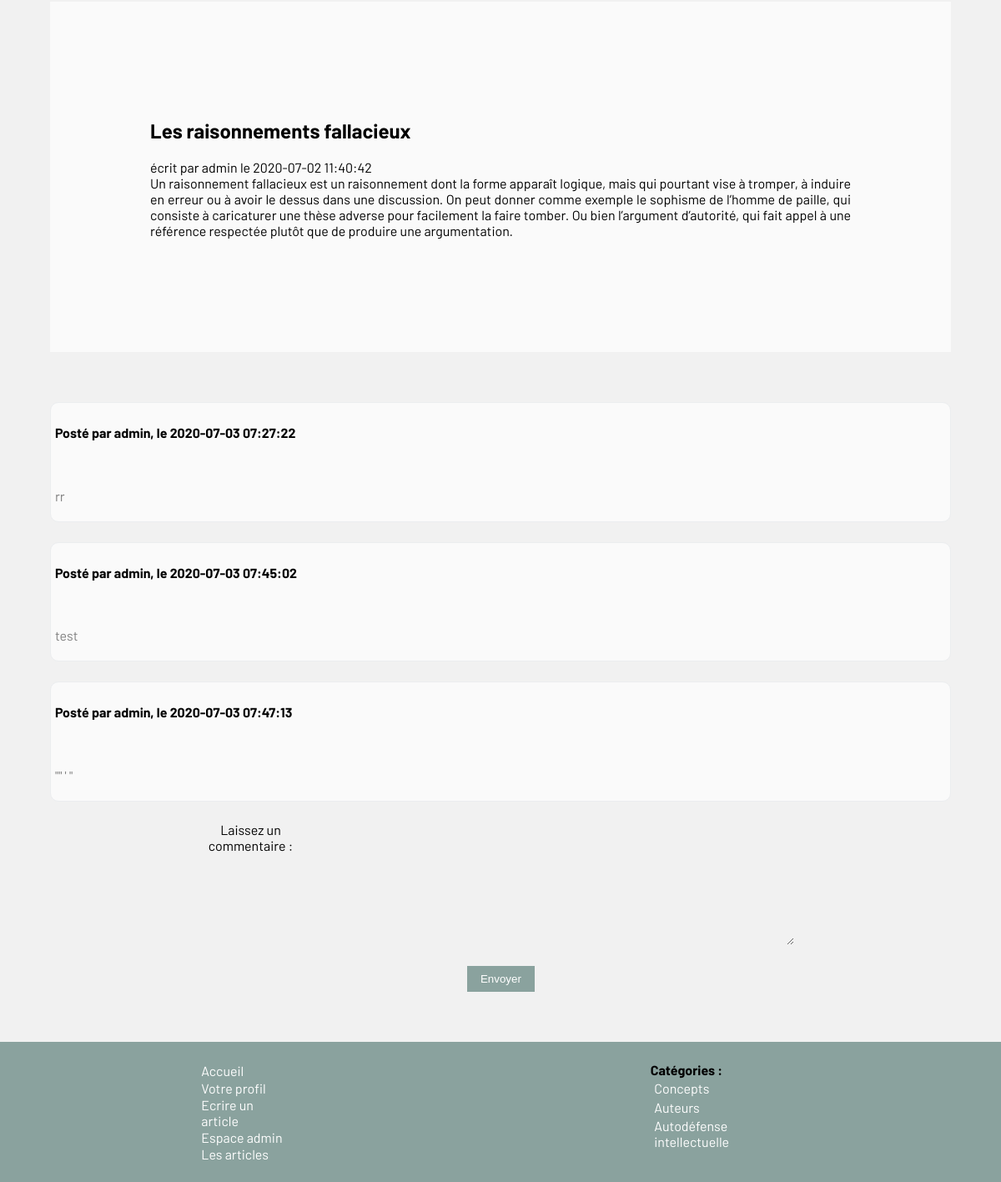
Before: /article.php?id=12 (signed in, lower part) with the older database file.
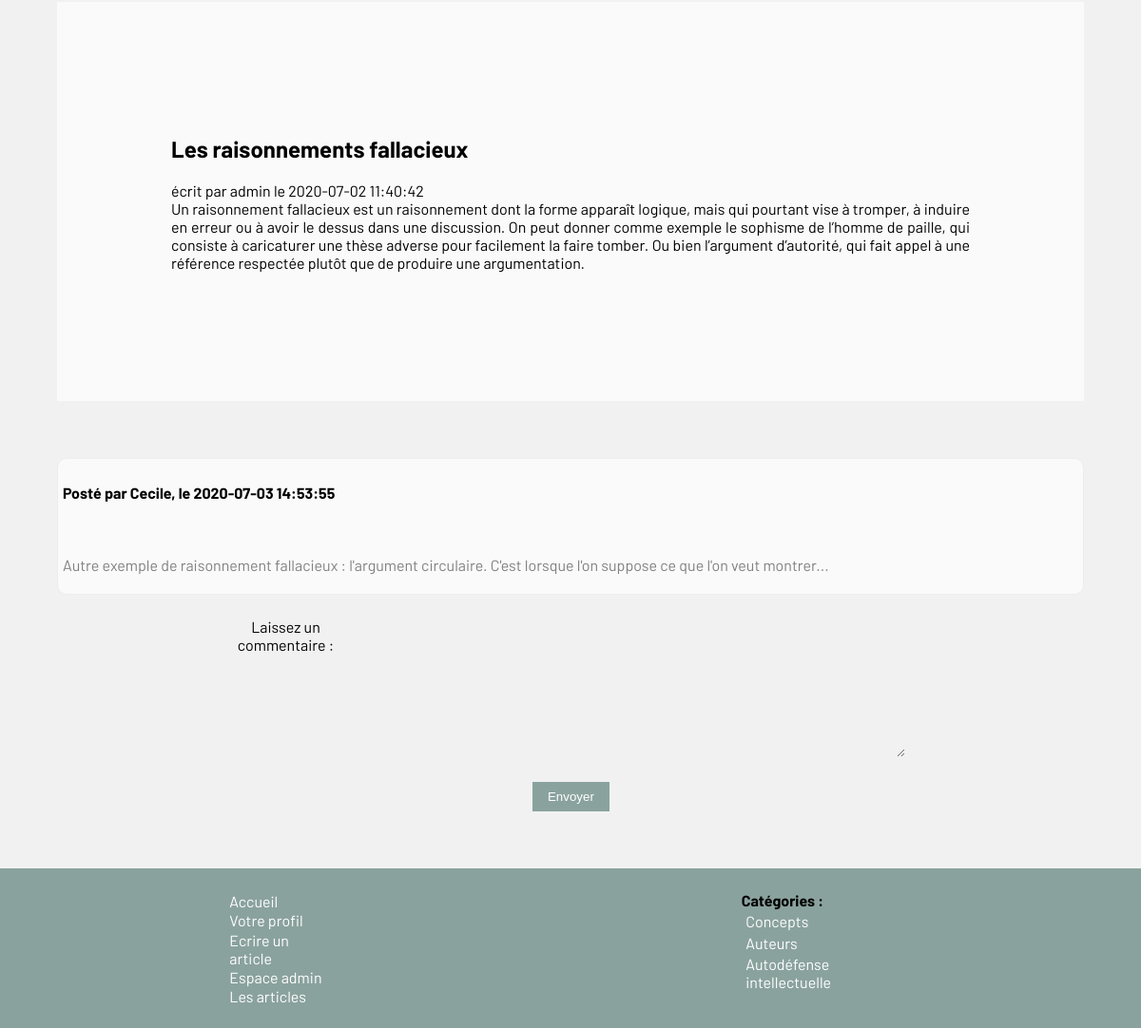
After: the same page with the newer database file.
### tables this page shows
CREATE TABLE IF NOT EXISTS `articles` (
  `id` int(11) NOT NULL AUTO_INCREMENT,
  `article` text NOT NULL,
  `id_utilisateur` int(11) NOT NULL,
  `id_categorie` int(11) NOT NULL,
  `date` timestamp NOT NULL,
  `titre` varchar(255) NOT NULL,
  PRIMARY KEY (`id`)
);

CREATE TABLE IF NOT EXISTS `utilisateurs` (
  `id` int(11) NOT NULL AUTO_INCREMENT,
  `login` varchar(255) NOT NULL,
  `password` varchar(255) NOT NULL,
  `email` varchar(255) NOT NULL,
  `id_droits` int(11) NOT NULL,
  PRIMARY KEY (`id`)
);

CREATE TABLE IF NOT EXISTS `commentaires` (
  `id` int(11) NOT NULL AUTO_INCREMENT,
  `commentaire` varchar(1024) NOT NULL,
  `id_article` int(11) NOT NULL,
  `id_utilisateur` int(11) NOT NULL,
  `date` timestamp NOT NULL,
  PRIMARY KEY (`id`)
);

CREATE TABLE IF NOT EXISTS `categories` (
  `id` int(11) NOT NULL AUTO_INCREMENT,
  `nom` varchar(80) NOT NULL,
  PRIMARY KEY (`id`)
);

### article.php (the view, shortened to what this page needs)
<!DOCTYPE html>
<html>
    <head>
    	<link href="css/style.css" rel="stylesheet" />
      <link rel="stylesheet" href="css/form.css">
    </head>
      <?php  include('includes/header.php') ?>
    <body>
      <div class="article">
        <?php
        if(isset($_GET['id']))
        {
          $req = $bdd->prepare('SELECT login, titre, article, date FROM articles, utilisateurs
                  WHERE utilisateurs.id = articles.id_utilisateur AND articles.id  = ?');
          $req->execute(array($_GET['id']));
          while ($donnees = $req->fetch())
          {
          ?>
            <div class="card_article">
              <h2><?php echo htmlspecialchars($donnees['titre']); ?></h2>
                écrit par <?php echo htmlspecialchars($donnees['login']);?>
                le <?php echo $donnees['date']; ?><br>
              <?php echo htmlspecialchars($donnees['article']); ?></p>
            </div>
          <?php
          }
        }
        ?>
        <?php
        $req = $bdd->prepare('SELECT * FROM commentaires, utilisateurs
          WHERE commentaires.id_utilisateur = utilisateurs.id AND id_article = ?');
        $req->execute(array($_GET['id']));
        while ($donnees = $req->fetch())
        {
        ?>
            <div class="card_commentaire">
              <h4> Posté par <?php echo htmlspecialchars($donnees['login']); ?>,
                le <?php echo $donnees['date']; ?></h4><br>
              <p class="commentaire"><?php echo htmlspecialchars($donnees['commentaire']); ?></p>
            </div>
        <?php
        }
        ?>
        <?php if(isset($_SESSION['login'])){
          ?> <form class="form_commentaire" action="article.php?id=<?php echo $_GET['id']; ?>" method="post" name="commentaire">
            <div class="ajout_commentaire">
              <label> Laissez un commentaire :</label>
              <textarea id = "commentaire" name="commentaire" value="" rows="5" cols="73"></textarea>
            </div>
            <div class="submit_commentaire">
              <input id="bouton_commentaire" type="submit" value="Envoyer">
            </div>
          </form>
        </div>
        <?php } ?>
      <?php include("includes/footer.php");?>
    </body>
</html>

### includes/header.php (shortened to what this page needs)
<!DOCTYPE html>
<html lang="fr" dir="ltr">
  <head>
    <link rel="stylesheet" href="../css/style.css">
  </head>
  <body>
  </body>
</html>

### includes/footer.php (shortened to what this page needs)
<?php
    try
    {
    	$bdd = new PDO('mysql:host=localhost;dbname=blog;charset=utf8', 'root', '');
    }
    catch (Exception $e)
    {
            die('Erreur : ' . $e->getMessage());
    }
?>
<!DOCTYPE html>
<html lang="fr" dir="ltr">
  <head>
    <link rel="stylesheet" href="css/style.css">
  </head>
  <body>
    <?php
        if (isset($_SESSION['login'])) {
            if ($_SESSION['id_droits']== 1) {
              ?>
              <div class="navbar_bottom">
                <a href="index.php"><center>Accueil</center></a>
                <a href="profil.php"> Votre profil <i> <?php $_SESSION['login'] ?></i></a>
                <a href="articles.php"> Articles  </a>
                <?php   $reponse = $bdd->query('SELECT * FROM categories');
                 while ($donnees = $reponse->fetch())
                 {
                   ?>
                    <a href="">
                   <?php echo $donnees['nom'];
                  }
                  ?><a/>
              </div>
                <?php
                }elseif ($_SESSION['id_droits']== 1337){ ?>
                  <div class="navbar_bottom">
                    <div class="liste_footer">
                      <a href="index.php">Accueil</a>
                      <a href="profil.php"> Votre profil <i><?php $_SESSION['login'] ?></i></a>
                      <a href="creer-article.php"> Ecrire un article </a>
                      <a href="admin.php"> Espace admin </a>
                      <a href="articles.php"> Les articles </a>
                    </div>
                    <div class="liste_categories">
                      <strong> Catégories : </strong>
                      <?php   $reponse = $bdd->query('SELECT * FROM categories');
                      while ($donnees = $reponse->fetch())
                      {
                      ?>
                      <a href="articles.php?categorie=<?php echo $donnees['id'];
                      ?>" class="link_categorie"> <?php  echo " ". $donnees['nom']; }?> </a>
                    </div>
                  </div>
                <?php  }
              }  ?>
  </body>
</html>

### css/style.css (style rules this page uses)
body { background: #f1f1f1; font-family: 'Barlow', sans-serif; margin: auto; padding: auto; }
html { height: 100%; }
body { min-height: 100%; margin: 0; padding: 0; }
.container_admin h1, { text-align: center; }
input { padding: 0.5%; margin: 0.5%; }
.link_categorie { text-decoration: none; background-color: #8AA29E; color: white; padding: 0.5%; }
.article { text-align: center; }
.card_article { background-color: #FAFAFA; padding: 10%; margin: 5%; text-align: justify; }
.card_commentaire { background-color: #FAFAFA; padding: 5px; margin: 2% 5% 2% 5%; text-align: left; border-radius:10px; border: 1px solid #EBEDEF; }
.commentaire { color: grey; }
.navbar_bottom { display: flex; flex-direction: row; justify-content: space-around; background-color: #8AA29E; padding: 2%; margin-top:5%; }
.navbar_bottom a { color: white; text-decoration: none; background-color: #8AA29E; margin: 1% 2% 0 2%; display: flex; flex-direction: column; }
.liste_categories { display: flex; flex-direction: column; }
.liste_footer { display: flex; flex-direction: column; }

### css/form.css (style rules this page uses)
form { display: flex; flex-direction: column; align-items: center; margin: 1%; }
label { display:block; float:left; width:150px; }
input { float: left; }
textarea { width: 90%; padding: 2%; margin: 5px 0 22px 0; display: inline-block; border: none; background: #f1f1f1; }
#bouton_commentaire { text-decoration: none; padding: 8px 16px; background-color: #8AA29E; color:white; border:none; cursor:pointer; }

Changed rows visible on the page:
removed commentaires: id_utilisateur.login "admin", date "2020-07-03 07:27:22", commentaire "rr"
removed commentaires: id_utilisateur.login "admin", date "2020-07-03 07:45:02", commentaire "test"
removed commentaires: id_utilisateur.login "admin", date "2020-07-03 07:47:13", commentaire "\"\" ' \""
now on this page (row edited): commentaires: id_utilisateur.login "Cecile", date "2020-07-03 14:53:55", commentaire "Autre exemple de raisonnement fallacieux : l'argument circulaire. C'est lorsque l'on suppose ce que l'on veut montrer..."
